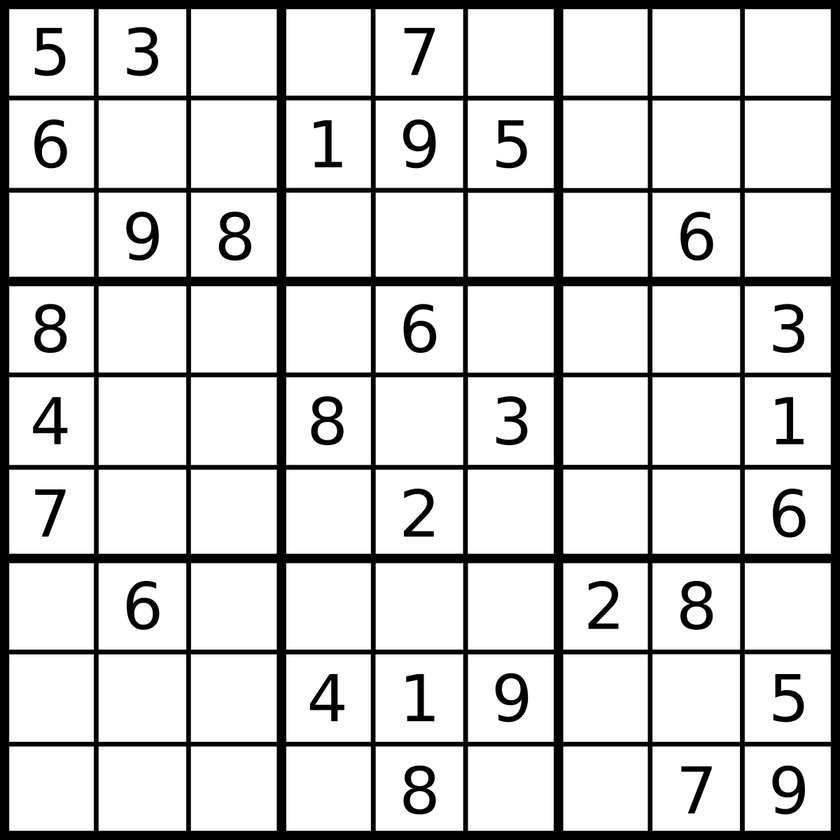
#> input picture images/sudoku.png, 840 x 840 px, shrunk from 1200 x 1200 before the run
$ python 27_Canny_edge.py
#> lines starting #> are read from the running program, lines starting #| are printed output that depends on the picture
"""
Canny Edge Detection is most popular.
It is three step process:
1. Blur the image to reduce noise
2. Compute Sobel gradients in X and Y direction to suppress the edges where
nonmaximan is calculated
3. Determine whether a pixel in "Edge-like" or not by applying
hysteresis thresholding.


However, cv2.canny() function encapsulates all these steps
"""

import cv2
import numpy as np

#load an image
image = cv2.imread("images/sudoku.png")
#> image is the input picture: shape (840, 840, 3); min 0, max 255, mean 209.7
image = cv2.cvtColor(image, cv2.COLOR_BGR2GRAY)
#> image: shape (840, 840)
cv2.imshow("Blurred Image",image)

#Canny edge detection
canny = cv2.Canny(image, 50,170)
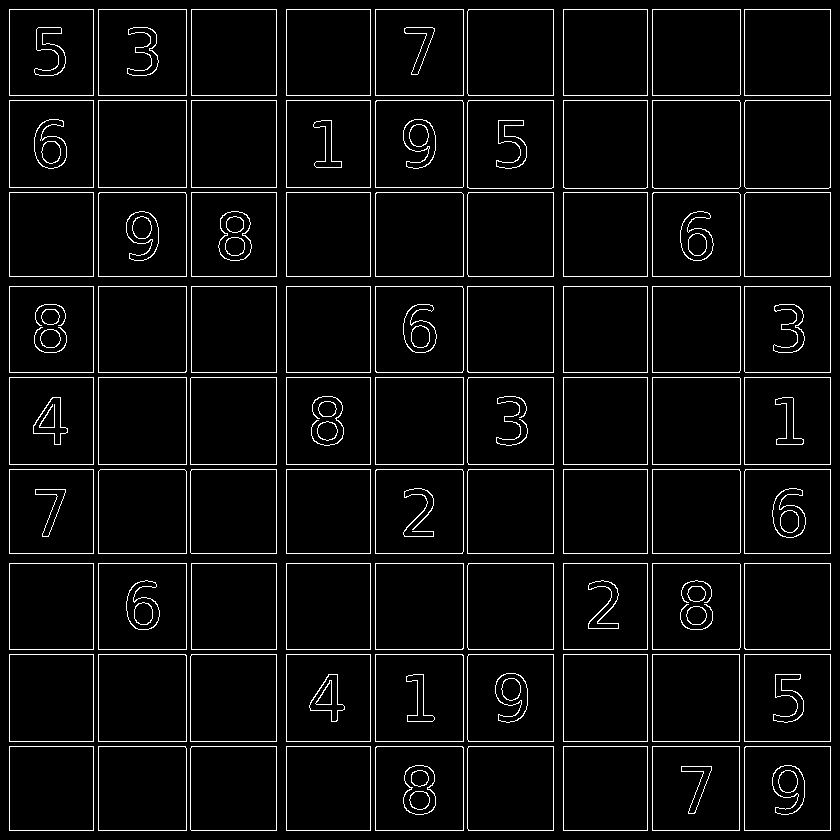
#> canny: shape (840, 840); 5% white in thin lines or dots
cv2.imshow("Canny Edges", canny)
cv2.waitKey(0)
